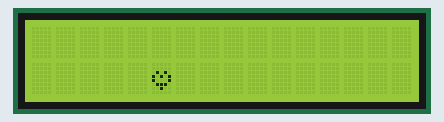
This program was run on a simulated ATmega8, built with avr-gcc and emulated at 1 MHz. On the bench: 16×2 character LCD. Wiring (inferred from the names in the program): character LCD (HD44780): RS PB1; E PB2; data PD0, PD1, PD2, PD3. At 0.9 s the program stops and its outputs stay as they are.

Above: at 1.0 s.

The program:

main.c
```c
/*
 * LCD_ATmega8.c
 *
 * Created: 4/15/2024 7:35:43 PM
 * Author : Roman Yarmak
 */

# define F_CPU 1000000UL

#include <avr/io.h>
#include <util/delay.h>
#include <avr/interrupt.h>

#define RS_DATA			PORTB|=(1<<1)  /*select DATA register*/
#define RS_INSTRACTION	PORTB&=~(1<<1) /*select INSTRACTION register*/

#define	ENABLE_HIGHT	PORTB|=(1<<2)	/* set 1 or 0 to E pin */
#define ENABLE_LOW		PORTB&=~(1<<2)
#define X50_SCHEDULER_CONST (0xFF - 32) /* 255 -50 in DEC, for TCTN0)


/* custom character bytes */
char customChar[8] = {
	0b00100,
	0b00100,
	0b00100,
	0b01110,
	0b11111,
	0b11111,
	0b11111,
	0b01110
};
char heart[8] = {
	0b00000,
	0b00000,
	0b01010,
	0b11011,
	0b11111,
	0b11111,
	0b01110,
	0b00100
};
char human[] = {0x0E, 0x0E, 0x04, 0x0E, 0x15, 0x04, 0x0A, 0x0A};
char csmile[] = {0x00, 0x00, 0x0A, 0x00, 0x11, 0x0E, 0x00, 0x00};
char emptyHeart[] = {0x00, 0x00, 0x0A, 0x15, 0x11, 0x0E, 0x04, 0x00};

void config_Timer_0(void );
void config_Timer_1(void );
char wait_ms(unsigned int amountOfMs);

void portInit(){
	/* pins 1,2 PORTB are for execute commands */
	DDRB|=(1<<1)|(1<<2);

	/* pins 0-3 PORTD for byte sending */
	/*
	screen PIN number		ATmega PIN number
	  D4			   ->      PORTD1
	  D5			   ->      PORTD2
	  D6			   ->      PORTD3
	  D7			   ->      PORTD4
	  */
	DDRD|=(1<<0)|(1<<1)|(1<<2)|(1<<3);
}

void sendData(char data){
	PORTD=(data>>4);
	RS_DATA;
	ENABLE_HIGHT;  /* rise voltage pulse */
	_delay_us(50);
	ENABLE_LOW;    /* data transits with falling voltage pulse */
	PORTD=data;
	ENABLE_HIGHT;
	_delay_us(50);
	ENABLE_LOW;    /* data transits with falling voltage pulse */
	_delay_us(50);
}

void sendInstraction(char command){
	PORTD=(command>>4);
	RS_INSTRACTION;
	ENABLE_HIGHT;  /* rise voltage pulse */
	_delay_us(50);
	ENABLE_LOW;    /* data transits with falling voltage pulse */
	PORTD=command;
	ENABLE_HIGHT;
	_delay_us(50);
	ENABLE_LOW;    /* data transits with falling voltage pulse */
	_delay_us(50);
}

void displayInit(){

	_delay_ms(100);
	sendInstraction(0b00110000);
	_delay_ms(100);
	sendInstraction(0b00110000);
	_delay_us(100);
	sendInstraction(0b00110000); /* initialization */
	_delay_ms(100);
	sendInstraction(0b00001000);
	_delay_ms(100);
	sendInstraction(0b00000010); /* return home */
	_delay_ms(100);
	sendInstraction(0b00101000); /* 5X8 dots format display mode, 2 line, 4-bit bus mode */
	_delay_ms(100);
	sendInstraction(0b00001100); /* display ON, cursor OFF */
	_delay_ms(100);
	sendInstraction(0b00000001); /* clear display */
	_delay_ms(100);
	sendInstraction(0b00000110);  /* moves to right and DDRAM address is increased by 1 */
	_delay_ms(100);

}

char wait_us(unsigned char amountOfUs){			/* A 0 timer for us with overflow interrupt */
	unsigned char sreg;
		if(amountOfUs<=0xFF){					    /* jle 1 byte */
			config_Timer_0();
			sreg = SREG;						/* save global interrupt Flag, SREG - HW register */
			cli();								/* disable interrupts */
			TCNT0 = (0xFF-amountOfUs);				/* timer will start to calc not from 0, but from the diff, so it will be the put time to overflow */

			SREG = sreg;						/* restore global interrupt flag */

			return 0;
	}
	return 1;
}

char wait_ms(unsigned int amountOfMs){			/* A 1 timer for ms with compare interrupt */
	unsigned char sreg;
		if(amountOfMs<=0xFFFF){					/* jle 16 bit */
			config_Timer_1();
			sreg = SREG;						/* save global interrupt Flag, SREG - HW register */

			cli();								/* disable interrupts */
			OCR1AH = (amountOfMs>>8);			/* put 16 bit var into two 8 bit registers */
			OCR1AL = (amountOfMs<<8);
 			//sei();							/* enable interrupts */
			SREG = sreg;						/* restore global interrupt flag */

			return 0;
		}
		return 1;
}


ISR(TIMER0_OVF_vect){


	TCCR0&=~(1<<CS00);  /* turn off 0 Timer */
}


ISR(TIMER1_COMPA_vect){
	TCNT1=0;             /*set to 0  1st timer register */
	TCCR1B&=~(1<<CS11);  /*turn off 1st Timer */
	sei();
}


void config_Timer_0(void ){
	TCCR0=(1<<CS00);			/* No prescaling */
	TIMSK |= (1<<TOIE0);		/* enable overflow interrupt */
	sei();

}

void config_Timer_1(void ){
	TCCR1B=(1<<CS11);			/* clk/8 prescaling */
	TIMSK |= (1<<OCIE1A);		/* enable compare interrupt */

}


int main(void)
{
	/*ATmega ports init*/
	portInit();

	displayInit();

	sendInstraction(0b01001000);       /* Write to CGRAM with 8 value address */

	for(int i =0; i<7; ++i){
		sendData(emptyHeart[i]);
	}
	sendInstraction(0b10000000|0x45);   /* set DDRAM address (0b10000000) and select position with logic add ( | ), pos = middle of a 2 line */
	sendData(0b1);                      /* display character */


	sei();  /* set global interrupt enable */
}
```
